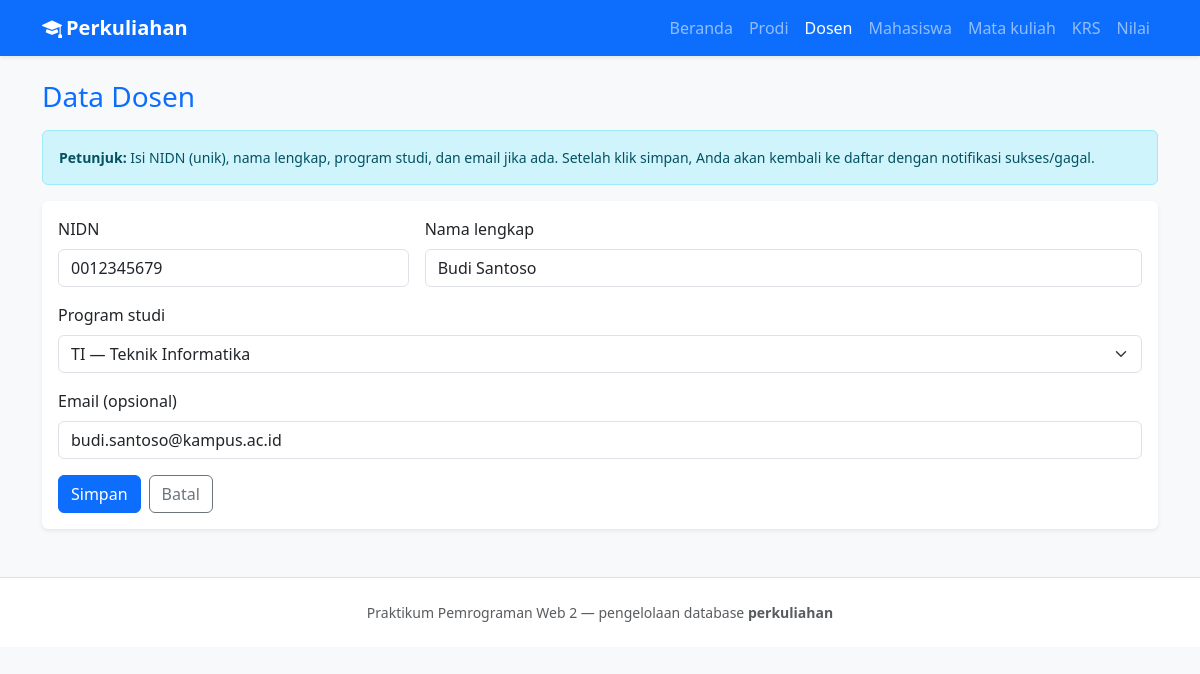
The app's page /dosen.php?aksi=ubah&id=2 with its own data.
### tables this page shows
CREATE TABLE dosen (
  id_dosen INT UNSIGNED NOT NULL AUTO_INCREMENT,
  nidn VARCHAR(20) NOT NULL,
  nama VARCHAR(120) NOT NULL,
  email VARCHAR(120) DEFAULT NULL,
  id_prodi INT UNSIGNED NOT NULL,
  created_at TIMESTAMP NOT NULL DEFAULT CURRENT_TIMESTAMP,
  PRIMARY KEY (id_dosen),
  UNIQUE KEY uq_dosen_nidn (nidn),
  KEY idx_dosen_prodi (id_prodi),
  CONSTRAINT fk_dosen_prodi
    FOREIGN KEY (id_prodi) REFERENCES prodi (id_prodi)
    ON UPDATE CASCADE ON DELETE RESTRICT
);

### includes/fungsi.php (called while the page is built, shortened)
<?php
function h(?string $teks): string
{
    return htmlspecialchars((string) $teks, ENT_QUOTES, 'UTF-8');
}

### dosen.php (the view, shortened to what this page needs)
<?php
require_once __DIR__ . '/config/database.php';
require_once __DIR__ . '/includes/fungsi.php';
$aksiGet = $_GET['aksi'] ?? 'daftar';
$idEdit = (int) ($_GET['id'] ?? 0);
$barisEdit = null;
if ($aksiGet === 'ubah' && $idEdit > 0) {
    $stmt = $pdo->prepare('SELECT * FROM dosen WHERE id_dosen = ?');
    $stmt->execute([$idEdit]);
    $barisEdit = $stmt->fetch();
}
$prodiPilihan = $pdo->query('SELECT id_prodi, kode_prodi, nama_prodi FROM prodi ORDER BY kode_prodi ASC')->fetchAll(PDO::FETCH_ASSOC);
require_once __DIR__ . '/includes/header.php';
?>
<?php
if ($aksiGet === 'tambah' || ($aksiGet === 'ubah' && $barisEdit)) :
    ?>
    <div class="alert alert-info small" role="note">
        <strong>Petunjuk:</strong> Isi NIDN (unik), nama lengkap, program studi, dan email jika ada. Setelah klik simpan, Anda akan kembali ke daftar
        dengan notifikasi sukses/gagal.
    </div>
    <div class="card shadow-sm border-0">
        <div class="card-body">
            <form method="post" class="row g-3" action="dosen.php">
                <div class="col-md-4">
                    <label class="form-label" for="nidn">NIDN</label>
                    <input class="form-control" id="nidn" name="nidn" required maxlength="20"
                           value="<?= $barisEdit ? h((string) $barisEdit['nidn']) : '' ?>">
                </div>
                <div class="col-md-8">
                    <label class="form-label" for="nama">Nama lengkap</label>
                    <input class="form-control" id="nama" name="nama" required maxlength="120"
                           value="<?= $barisEdit ? h((string) $barisEdit['nama']) : '' ?>">
                </div>
                <div class="col-12">
                    <label class="form-label" for="id_prodi">Program studi</label>
                    <select class="form-select" id="id_prodi" name="id_prodi" required <?= $prodiPilihan === [] ? 'disabled' : '' ?>>
                        <?php foreach ($prodiPilihan as $p) : ?>
                            <?php $sel = $barisEdit && (int) $barisEdit['id_prodi'] === (int) $p['id_prodi'] ? ' selected' : ''; ?>
                            <option value="<?= (int) $p['id_prodi'] ?>"<?= $sel ?>><?= h((string) $p['kode_prodi']) ?> — <?= h((string) $p['nama_prodi']) ?></option>
                        <?php endforeach; ?>
                    </select>
                </div>
                <div class="col-12">
                    <label class="form-label" for="email">Email (opsional)</label>
                    <input class="form-control" id="email" name="email" type="email" maxlength="120"
                           value="<?= $barisEdit ? h((string) ($barisEdit['email'] ?? '')) : '' ?>">
                </div>
                <div class="col-12 d-flex gap-2">
                    <button type="submit" class="btn btn-primary" <?= $prodiPilihan === [] ? 'disabled' : '' ?>>Simpan</button>
                    <a class="btn btn-outline-secondary" href="dosen.php">Batal</a>
                </div>
            </form>
        </div>
    </div>
<?php endif; ?>
<?php
require_once __DIR__ . '/includes/footer.php';
?>

### records on screen
dosen: nidn "0012345679", nama "Budi Santoso", email "budi.santoso@kampus.ac.id"

### other values on screen
$judulHalaman "Data Dosen"
form field id_prodi "TI — Teknik Informatika"
